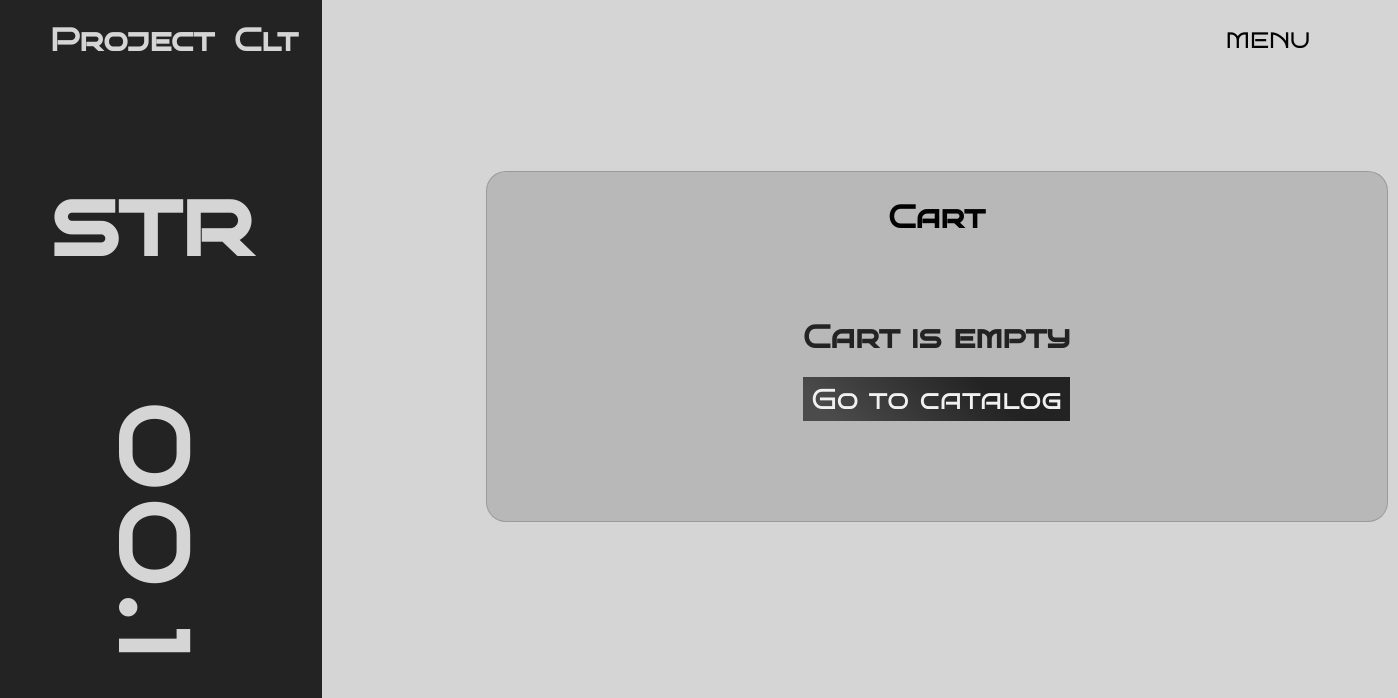
Before: /cart (signed in) with the older database file.
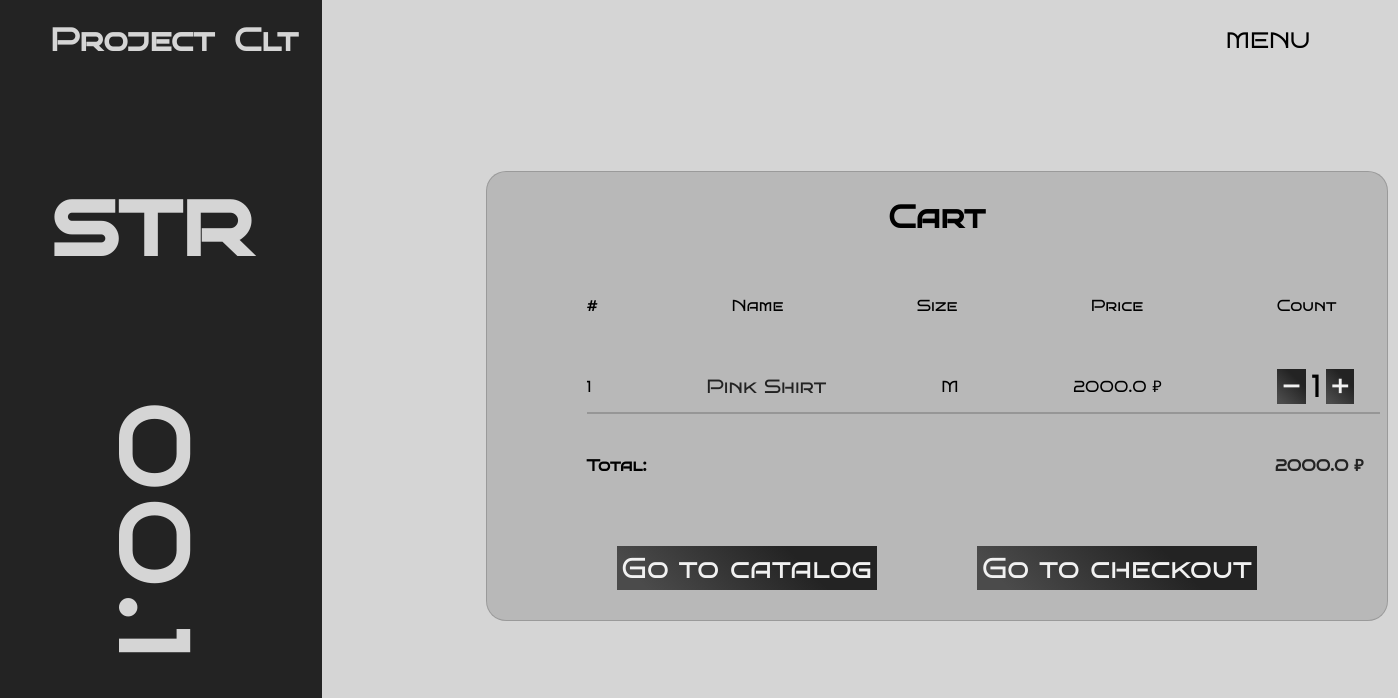
After: the same page with the newer database file.
### Store/models.py (models this page shows, shortened)
class OrderItem(models.Model):
    user = models.ForeignKey(settings.AUTH_USER_MODEL, on_delete=models.CASCADE)
    ordered = models.BooleanField(default=False)
    item = models.ForeignKey(Product, on_delete=models.CASCADE)
    quantity = models.IntegerField("Количество", default=1)
    def get_total_item_price(self):
        return self.quantity * self.item.price

class Product(models.Model):
    name = models.CharField("Название товара", max_length=100)
    category = models.CharField("Категория", choices=CATEGORY_CHOICES, max_length=2)
    sex = models.CharField("Пол", choices=SEX_CHOICES, max_length=1)
    size = models.CharField("Размер", choices=SIZE_CHOICES, max_length=3)
    price = models.FloatField()
    image = models.ImageField(blank=True, upload_to="Store/static/products/")
    description = models.TextField("Описание", max_length=500, blank=True)

class Order(models.Model):
    user = models.ForeignKey(settings.AUTH_USER_MODEL, on_delete=models.CASCADE)
    items = models.ManyToManyField(OrderItem)
    start_date = models.DateTimeField(auto_now_add=True)
    ordered_date = models.DateTimeField()
    ordered = models.BooleanField(default=False)
    def get_total(self):
        total = 0
        for order_item in self.items.all():
            total += order_item.get_total_item_price()
        return total

### Store/views.py (the view)
# urls.py: path("cart", OrderSummaryView.as_view(), name="cart"),
class OrderSummaryView(LoginRequiredMixin, View):
    def get(self, *args, **kwargs):
        try:
            order = Order.objects.get(user=self.request.user, ordered=False)
            context = {"object": order}
            return render(self.request, "Store/cart.html", context)
        except ObjectDoesNotExist:
            return render(self.request, "Store/cart.html", context={"object": None})

### Store/templates/Store/cart.html (shortened to what this page needs)
{% load static %}
<!DOCTYPE html>
<html lang="en">
   <head>
      <link rel="stylesheet" href="{% static '/css/style-index.css' %}" />
   </head>
   <body>
      <div class="header-container">
         <div class="header-left-part">
            <h1>Project</h1>
            <h1>Clt</h1>
         </div>
         <div class="header-right-part">
            <div class="dropdown">
               <button class="dropbtn"><a>MENU</a></button>
            </div>
         </div>
      </div>
      <div class="main-container">
         <div class="main-container-left">
            <div class="main-container-left-up">
               <h1>str</h1>
            </div>
            <div class="main-container-right-down">
               <h1>00.1</h1>
            </div>
         </div>
         <div class="main-container-right">
            <div class="cart">
               <div class="cart-logo">
                  <center>
                     <h2 style="margin-bottom: 5em;">Cart</h2>
                  </center>
               </div>
               {% if object.items.all %}
               <div class="cart-items">
                  <div class="cart-item">
                     <span class="cart-item-counter">#</span>
                     <span class="cart-item-name">Name</span>
                     <span class="cart-item-size">Size</span>
                     <span class="cart-item-price">Price</span>
                     <span class="cart-item-count">Count</span>
                  </div>
                  {% for order_item in object.items.all %}
                  <div class="cart-item">
                     <span class="cart-item-counter">{{ forloop.counter }}</span>
                     <span class="cart-item-name"><a href="/product/{{order_item.item.id}}">{{ order_item.item.name }}</a></span>
                     <span class="cart-item-size">{{ order_item.item.size }}</span>
                     <span class="cart-item-price">{{ order_item.item.price }} ₽</span>
                     <span class="cart-item-count">
                        <a href="{% url 'remove_single_item_from_cart' order_item.item.pk %}" class='count-btn'>-</a>
                        <p class="count">{{ order_item.quantity }}</p>
                        <a href="{% url 'add_to_cart' order_item.item.pk %}" class='count-btn'>+</a>
                     </span>
                  </div>
                  <hr>
                  {% endfor %}
                  {% if object.get_total %}
                  <div class="cart-total">
                     <span class="cart-total-label"><b>Total:</b></span>
                     <span class="cart-total-price"><b>{{ object.get_total }} ₽</b></span>
                  </div>
                  <div class="cart-buttons">
                    <a href="{% url 'catalog' %}" class='btn'>Go to catalog</a>
                    <a href="{% url 'checkout' %}" class='btn'>Go to checkout</a>
                 </div>
                  {% endif %}
               </div>
               {% else %}
                      <div class="cart-empty">
                          <h1>Cart is empty</h1>
                          <a href="{% url 'catalog' %}" class='btn'>Go to catalog</a>
                      </div>
               {% endif %}
            </div>
         </div>
      </div>
   </body>
</html>

Changed rows visible on the page:
now on this page (row unchanged): OrderItem: item.name "Pink Shirt", item.size "M", item.price "2000.0", quantity "1"
added Order: get_total "2000.0"
Other visible differences:
text no longer shown: "Cart is empty"
text now shown: "# Name Size Price Count Total: ₽ Go to checkout"
